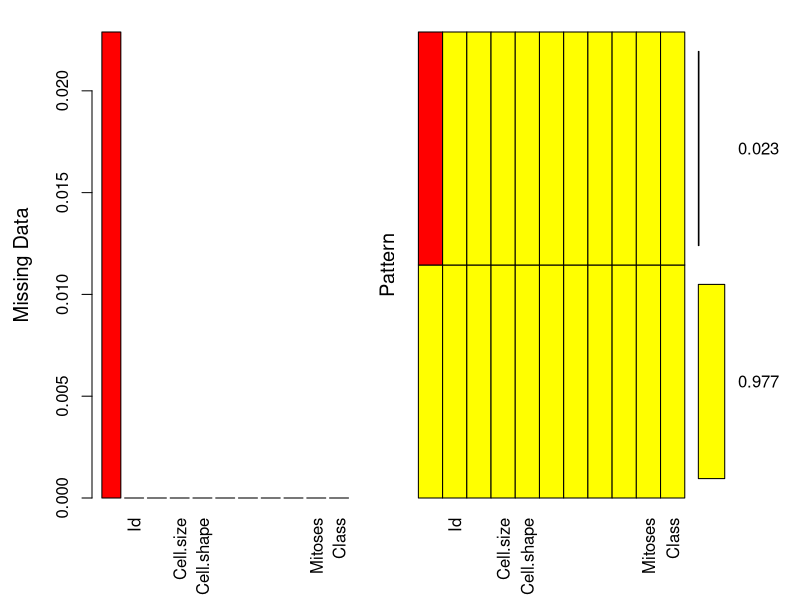
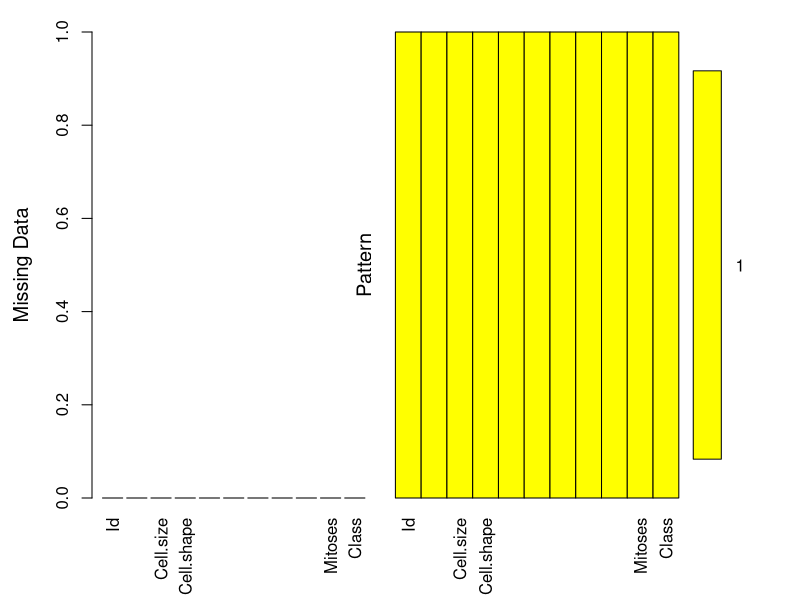
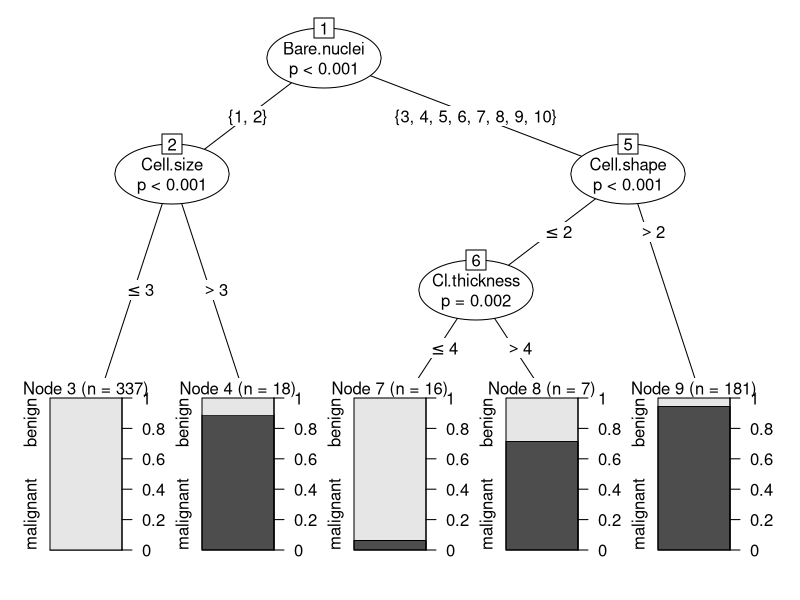
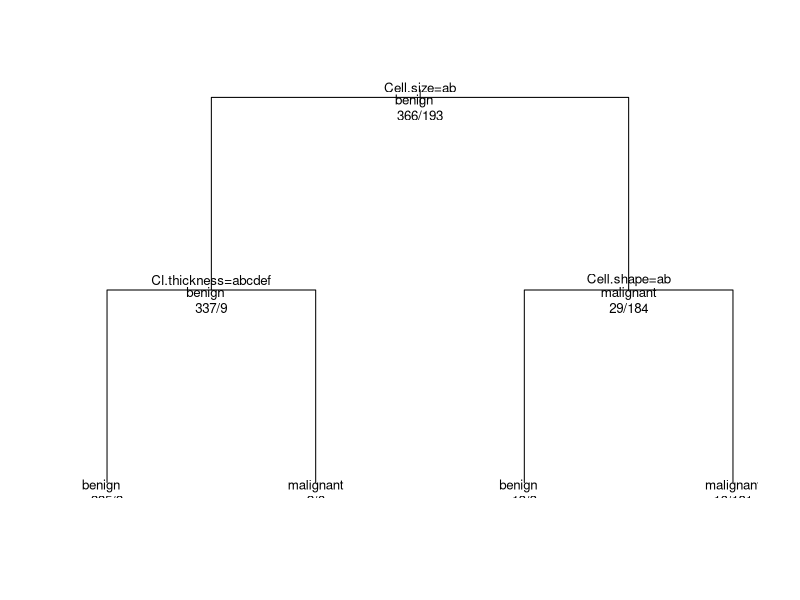

These charts were generated, in order, by the following R code:
## ---- chunk 1
knitr::opts_chunk$set(echo = TRUE,warning = FALSE)
## ---- chunk 2
library(mlbench)
data("BreastCancer")
## ---- chunk 3
head(BreastCancer)
tail(BreastCancer)
## ---- chunk 4
str(BreastCancer)
## ---- chunk 5
summary(BreastCancer)
## ---- chunk 6
library(VIM)
## ---- chunk 7
imputation_plot<-aggr(BreastCancer,col=c('yellow','red'),
                      numbers=TRUE,sortVars=TRUE,
                      labels=names(BreastCancer),gap=3,
                      ylab=c("Missing Data","Pattern"))
## ---- chunk 8
library(mice)
## ---- chunk 9
tempdata <- mice(BreastCancer,m=5,maxit=20,meth='cart',seed =100)
## ---- chunk 10
completeData<-complete(tempdata,4)
## ---- chunk 11
imputation_plot<-aggr(completeData,col=c('yellow','blue'),
                      numbers=TRUE,sortVars=TRUE,
                      labels=names(completeData),gap=1,
                      ylab=c("Missing Data","Pattern"), plot=TRUE)
## ---- chunk 12
set.seed(500)
completeData <- completeData[,-1]
train_no <- sample(1:nrow(completeData),0.8*nrow(completeData))
train <- completeData[train_no,]
test <- completeData[-train_no,]
levels(test) <- levels(train)
## ---- chunk 13
library(e1071)
## ---- chunk 14
model <- naiveBayes(Class ~.,data=train)
model
## ---- chunk 15
pred<-predict(model,test[,-10])
conf<-table(pred,test$Class)
conf
## ---- chunk 16
acc_nb<- as.numeric(format(round(sum(diag(conf))/sum(conf),4),4))
acc_nb
## ---- chunk 17
library(party)
## ---- chunk 18
ctree_model <-ctree(Class ~.,data=train)
plot(ctree_model)
## ---- chunk 19
pred_ctree <-predict(ctree_model,test[,-10])
conf_ctree <- table(pred_ctree,test$Class)
conf_ctree
## ---- chunk 20
acc_ctree<- as.numeric(format(round(sum(diag(conf_ctree))/sum(conf_ctree),4),4))
acc_ctree
## ---- chunk 21
library(rpart)
## ---- chunk 22
rpart_model <- rpart(Class ~.,method="class",data=train)
printcp(rpart_model)
plot(rpart_model,uniform=T)
text(rpart_model,use.n=T,all=T,cex=.8)
## ---- chunk 23
pred_rpart <- predict(rpart_model,test[,-10],type="class")
conf_rpart <- table(pred_rpart,test$Class)
conf_rpart
## ---- chunk 24
acc_rpart<- as.numeric(format(round(sum(diag(conf_rpart))/sum(conf_rpart),4),4))
acc_rpart
## ---- chunk 25
library(randomForest)
## ---- chunk 26
rf_model <- randomForest(Class ~.,data=train,ntree=500)
print(rf_model)
## ---- chunk 27
pred_rf <-predict(rf_model,test[,-10])
conf_rf <-table(pred_rf,test$Class)
conf_rf
## ---- chunk 28
acc_rf<- as.numeric(format(round(sum(diag(conf_rf))/sum(conf_rf),4),4))
acc_rf
## ---- chunk 29
library(class)
## ---- chunk 30
TrainLabels<- train[,10]
TestLabels<- test[,10]
knnModel<- knn(train[,-10],test[,-10],cl=TrainLabels,k=10,prob=T)
## ---- chunk 31
library(gmodels)
## ---- chunk 32
CrossTable(x=TestLabels,y=knnModel,prop.chisq = F)
conf_knn1<-table(TestLabels,knnModel)
## ---- chunk 33
acc_knn<- as.numeric(format(round(sum(diag(conf_knn1))/sum(conf_knn1),4),4))
acc_knn
## ---- chunk 34
log <- glm(Class ~ ., family = "binomial", data = train)
summary(log)
## ---- chunk 35
pred_log <- round(predict(log, test[,-10], type='response'))
conf_log <-table(pred_log,test$Class)
conf_log
## ---- chunk 36
acc_log<- as.numeric(format(round(sum(diag(conf_log))/sum(conf_log),4),4))
acc_log
## ---- chunk 37
compare <- data.frame("Naive Bayes"=  acc_nb ,"Ctree"=  acc_ctree,"Rpart"=  acc_rpart,"Random_Forest"=  acc_rf,"KNN"=  acc_knn,"Logistic Regression"=  acc_log)
compare
